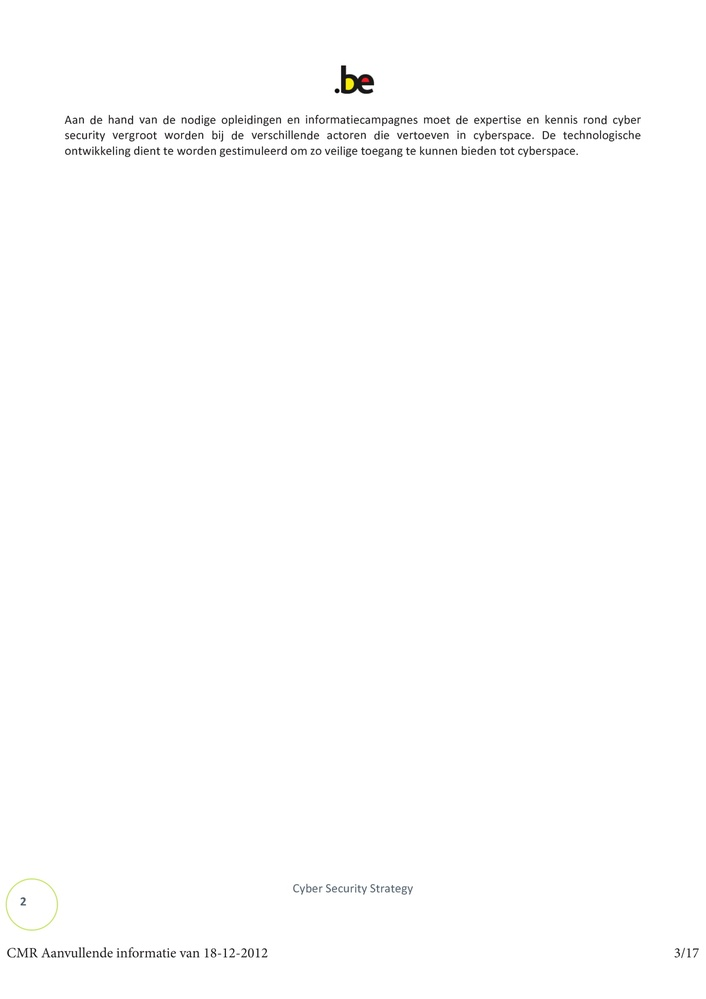
#> input picture 2 Code/image transformation/Belgium/Belgium-03.jpg, 706 x 999 px, shrunk from 1653 x 2339 before the run, given in place of 002.png, which was not available
$ jupyter execute --allow-errors imagetotextdemo.ipynb
#> lines starting #> are read from the running program, lines starting #| are printed output that depends on the picture; after the words box and inside, x2 and y2 are one past the last pixel; in counts of white or black regions, pixels touching at a corner belong together
[cell 1]
from PIL import Image
import pytesseract
import argparse
import cv2
import os
pytesseract.pytesseract.tesseract_cmd = 'C:/Program Files (x86)/Tesseract-OCR/tesseract'

[cell 2]
image = cv2.imread('002.png')
#> image is the input picture: shape (999, 706, 3); mean B, G, R 253.2, 253.3, 253.3
gray = cv2.cvtColor(image, cv2.COLOR_BGR2GRAY)

[cell 3]
gray = cv2.threshold(gray, 0, 255,cv2.THRESH_BINARY | cv2.THRESH_OTSU)[1]
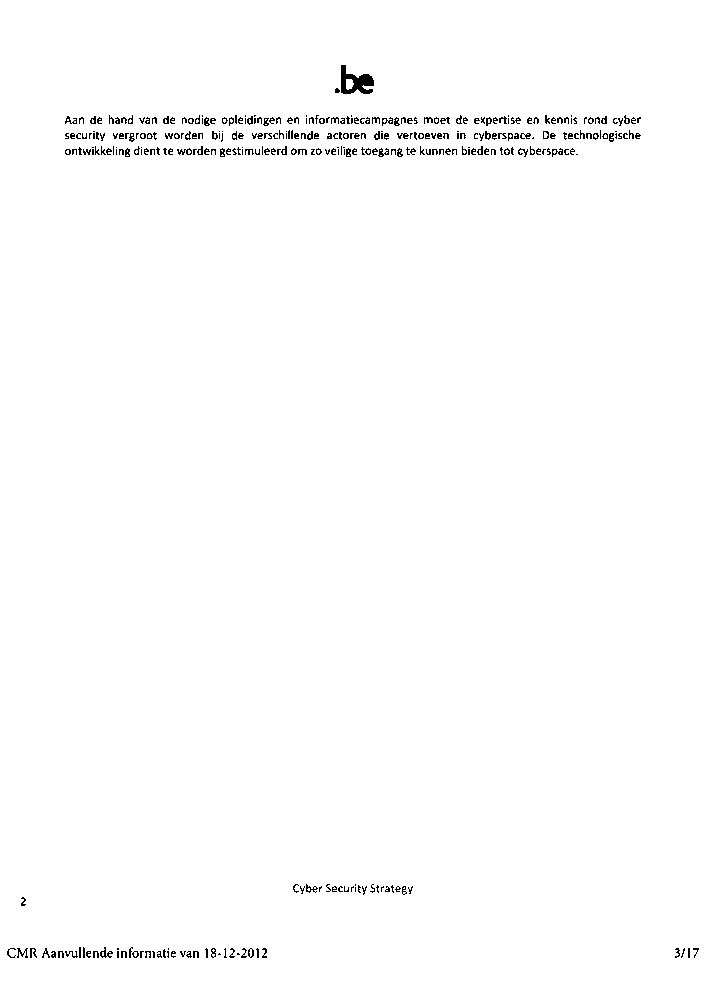
#> gray: shape (999, 706); 99% white; black in thin lines or dots, all inside (x1, y1, x2, y2) = (7, 65, 699, 958)
#gray = cv2.medianBlur(gray, 3)

[cell 4]
filename = "{}.png".format(os.getpid())
cv2.imwrite(filename, gray)
#> Out = True


$ run again, on 2 Code/image transformation/Belgium/Belgium-04.jpg
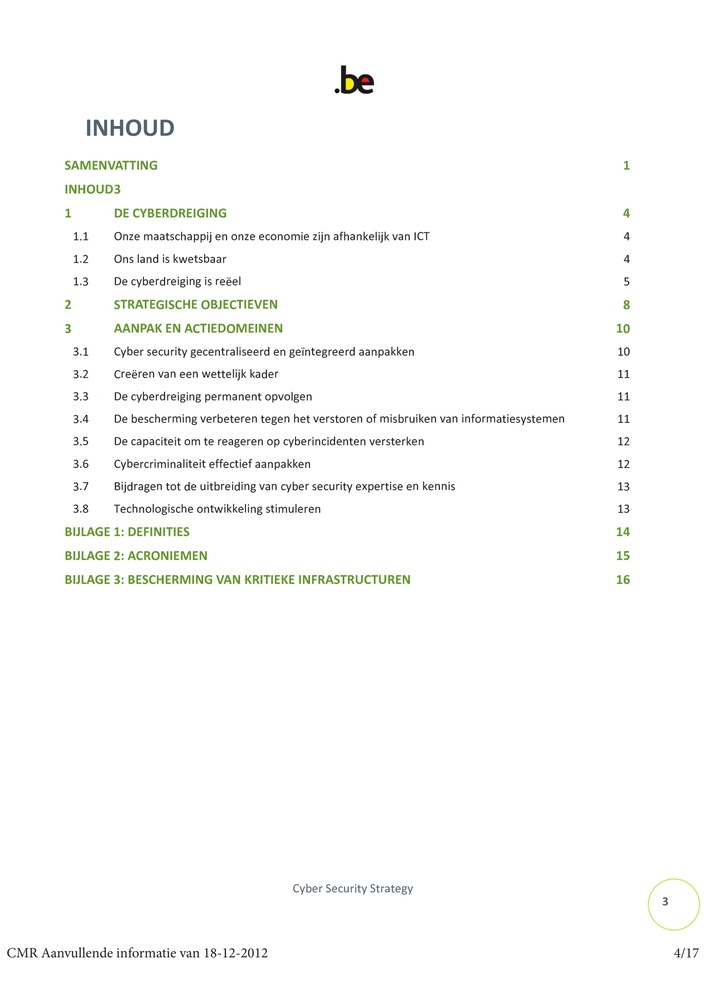
#> input picture 2 Code/image transformation/Belgium/Belgium-04.jpg, 706 x 999 px, shrunk from 1653 x 2339 before the run, given in place of 002.png, which was not available
#> image is the input picture: shape (999, 706, 3); mean B, G, R 250.3, 251.1, 250.8
#> `gray = cv2.threshold(gray, 0, 255,cv2.THRESH_BINARY | cv2.THRESH_OTSU)..`:
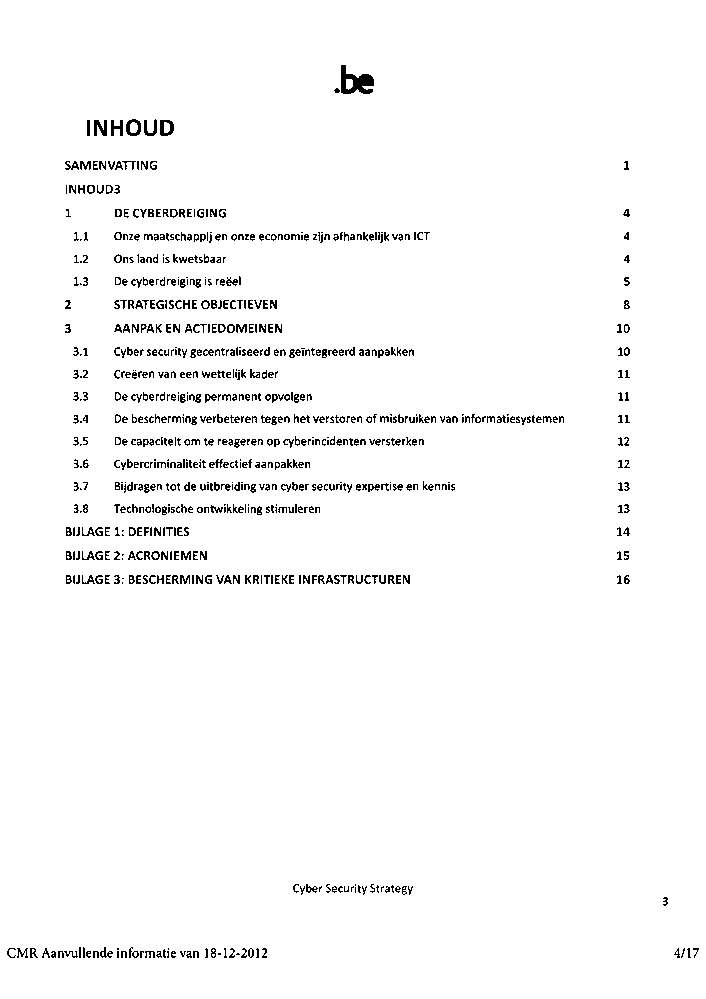
#> gray: shape (999, 706); 97.4% white; black in thin lines or dots, all inside (x1, y1, x2, y2) = (7, 65, 699, 958)
#> Out = True

$ run again, on 2 Code/image transformation/Belgium/Belgium-05.jpg
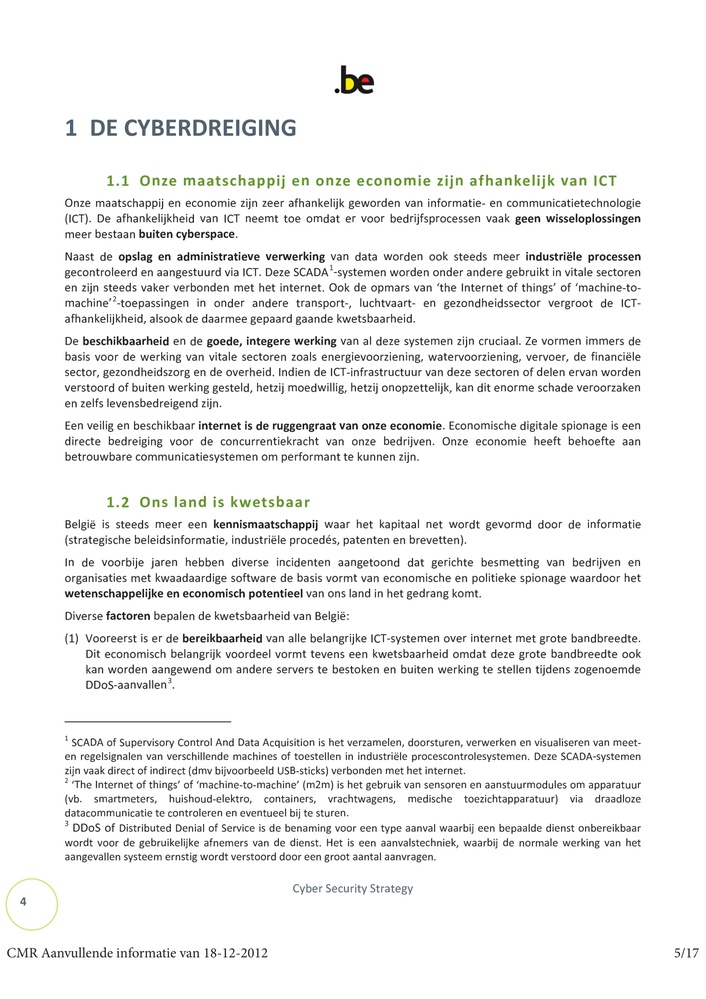
#> input picture 2 Code/image transformation/Belgium/Belgium-05.jpg, 706 x 999 px, shrunk from 1653 x 2339 before the run, given in place of 002.png, which was not available
#> image is the input picture: shape (999, 706, 3); mean B, G, R 240.5, 240.8, 240.7
#> `gray = cv2.threshold(gray, 0, 255,cv2.THRESH_BINARY | cv2.THRESH_OTSU)..`:
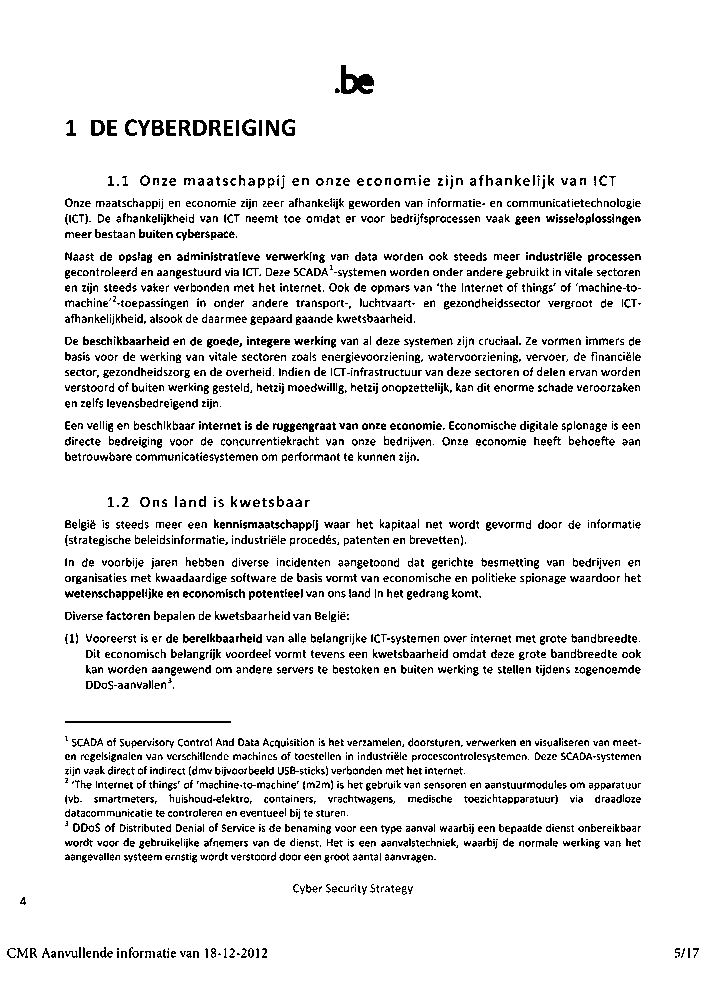
#> gray: shape (999, 706); 91.6% white; black in thin lines or dots, all inside (x1, y1, x2, y2) = (7, 65, 699, 958)
#> Out = True
